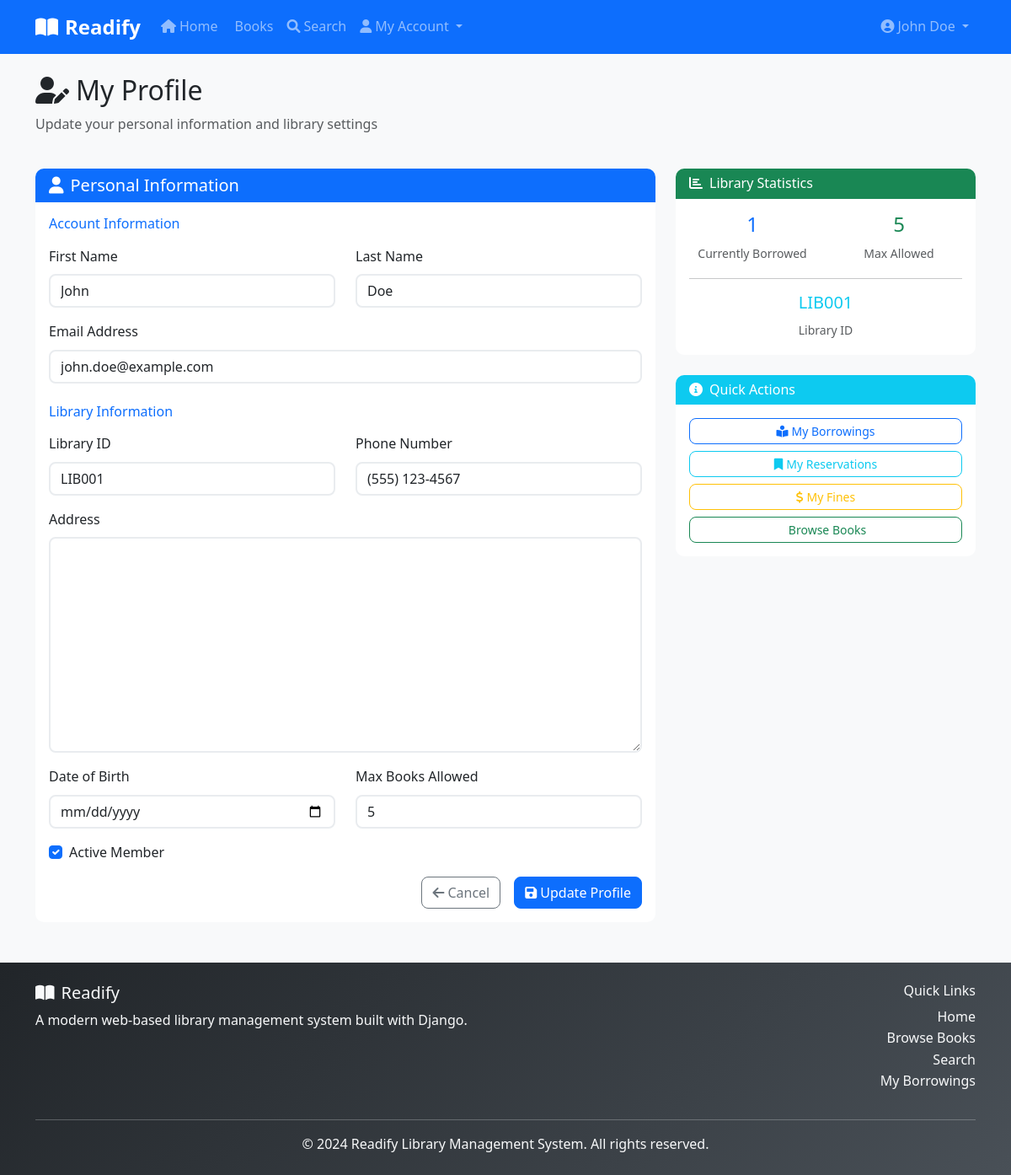
/profile/ (signed in), run on the app's committed database.
### library/models.py (models this page shows, shortened)
class Borrower(models.Model):
    user = models.OneToOneField(User, on_delete=models.CASCADE, related_name='borrower')
    library_id = models.CharField(max_length=20, unique=True)
    phone = models.CharField(max_length=15, blank=True)
    address = models.TextField(blank=True)
    date_of_birth = models.DateField(null=True, blank=True)
    membership_date = models.DateTimeField(auto_now_add=True)
    is_active = models.BooleanField(default=True)
    max_books_allowed = models.IntegerField(default=5, validators=[MinValueValidator(1)])
    class Meta:
        ordering = ['user__last_name', 'user__first_name']
    @property
    def current_borrowed_books(self):
        return self.borrowings.filter(return_date__isnull=True).count()

### library/views.py (the view)
# urls.py: path('profile/', views.profile_view, name='profile'),
@login_required
def profile_view(request):
    try:
        borrower = request.user.borrower
    except Borrower.DoesNotExist:
        messages.error(request, 'You need a borrower profile to access this page.')
        return redirect('library:home')
    if request.method == 'POST':
        form = BorrowerForm(request.POST, instance=borrower)
        if form.is_valid():
            form.save()
            messages.success(request, 'Profile updated successfully!')
            return redirect('library:profile')
    else:
        form = BorrowerForm(instance=borrower)
    return render(request, 'library/profile.html', {'form': form, 'borrower': borrower})

### library/forms.py (shortened to what this page needs)
class BorrowerForm(forms.ModelForm):
    email = forms.EmailField(required=True)
    first_name = forms.CharField(max_length=30, required=True)
    last_name = forms.CharField(max_length=30, required=True)
    class Meta:
        model = Borrower
        fields = ['library_id', 'phone', 'address', 'date_of_birth', 'is_active', 'max_books_allowed']
        widgets = {
            'date_of_birth': forms.DateInput(attrs={'type': 'date'}),
        }
    def __init__(self, *args, **kwargs):
        super().__init__(*args, **kwargs)
        if self.instance and self.instance.user:
            self.fields['email'].initial = self.instance.user.email
            self.fields['first_name'].initial = self.instance.user.first_name
            self.fields['last_name'].initial = self.instance.user.last_name

### templates/library/profile.html (shortened to what this page needs)
{% extends 'base.html' %}
{% load static %}
{% block content %}
<div class="container mt-4">
    <div class="row mb-4">
        <div class="col-12">
            <h2><i class="fas fa-user-edit me-2"></i>My Profile</h2>
            <p class="text-muted">Update your personal information and library settings</p>
        </div>
    </div>
    <div class="row">
        <div class="col-md-8">
            <div class="card">
                <div class="card-header bg-primary text-white">
                    <h5 class="mb-0"><i class="fas fa-user me-2"></i>Personal Information</h5>
                </div>
                <div class="card-body">
                    <form method="post">
                        <h6 class="text-primary mb-3">Account Information</h6>
                        <div class="row">
                            <div class="col-md-6 mb-3">
                                <label for="{{ form.first_name.id_for_label }}" class="form-label">First Name</label>
                                {{ form.first_name }}
                            </div>
                            <div class="col-md-6 mb-3">
                                <label for="{{ form.last_name.id_for_label }}" class="form-label">Last Name</label>
                                {{ form.last_name }}
                            </div>
                        </div>
                        <div class="mb-3">
                            <label for="{{ form.email.id_for_label }}" class="form-label">Email Address</label>
                            {{ form.email }}
                        </div>
                        <h6 class="text-primary mb-3 mt-4">Library Information</h6>
                        <div class="row">
                            <div class="col-md-6 mb-3">
                                <label for="{{ form.library_id.id_for_label }}" class="form-label">Library ID</label>
                                {{ form.library_id }}
                            </div>
                            <div class="col-md-6 mb-3">
                                <label for="{{ form.phone.id_for_label }}" class="form-label">Phone Number</label>
                                {{ form.phone }}
                            </div>
                        </div>
                        <div class="mb-3">
                            <label for="{{ form.address.id_for_label }}" class="form-label">Address</label>
                            {{ form.address }}
                        </div>
                        <div class="row">
                            <div class="col-md-6 mb-3">
                                <label for="{{ form.date_of_birth.id_for_label }}" class="form-label">Date of Birth</label>
                                {{ form.date_of_birth }}
                            </div>
                            <div class="col-md-6 mb-3">
                                <label for="{{ form.max_books_allowed.id_for_label }}" class="form-label">Max Books Allowed</label>
                                {{ form.max_books_allowed }}
                            </div>
                        </div>
                        <div class="mb-3">
                            <div class="form-check">
                                {{ form.is_active }}
                                <label class="form-check-label" for="{{ form.is_active.id_for_label }}">
                                    Active Member
                                </label>
                            </div>
                        </div>
                        <div class="d-grid gap-2 d-md-flex justify-content-md-end">
                            <a href="{% url 'library:home' %}" class="btn btn-outline-secondary me-md-2">
                                <i class="fas fa-arrow-left me-1"></i>Cancel
                            </a>
                            <button type="submit" class="btn btn-primary">
                                <i class="fas fa-save me-1"></i>Update Profile
                            </button>
                        </div>
                    </form>
                </div>
            </div>
        </div>
        <div class="col-md-4">
            <div class="card mb-4">
                <div class="card-header bg-success text-white">
                    <h6 class="mb-0"><i class="fas fa-chart-bar me-2"></i>Library Statistics</h6>
                </div>
                <div class="card-body">
                    <div class="row text-center">
                        <div class="col-6">
                            <h4 class="text-primary">{{ borrower.current_borrowed_books }}</h4>
                            <small class="text-muted">Currently Borrowed</small>
                        </div>
                        <div class="col-6">
                            <h4 class="text-success">{{ borrower.max_books_allowed }}</h4>
                            <small class="text-muted">Max Allowed</small>
                        </div>
                    </div>
                    <hr>
                    <div class="text-center">
                        <h5 class="text-info">{{ borrower.library_id }}</h5>
                        <small class="text-muted">Library ID</small>
                    </div>
                </div>
            </div>
            <div class="card">
                <div class="card-header bg-info text-white">
                    <h6 class="mb-0"><i class="fas fa-info-circle me-2"></i>Quick Actions</h6>
                </div>
                <div class="card-body">
                    <div class="d-grid gap-2">
                        <a href="{% url 'library:my_borrowings' %}" class="btn btn-outline-primary btn-sm">
                            <i class="fas fa-book-reader me-1"></i>My Borrowings
                        </a>
                        <a href="{% url 'library:my_reservations' %}" class="btn btn-outline-info btn-sm">
                            <i class="fas fa-bookmark me-1"></i>My Reservations
                        </a>
                        <a href="{% url 'library:my_fines' %}" class="btn btn-outline-warning btn-sm">
                            <i class="fas fa-dollar-sign me-1"></i>My Fines
                        </a>
                        <a href="{% url 'library:book_list' %}" class="btn btn-outline-success btn-sm">
                            Browse Books
                        </a>
                    </div>
                </div>
            </div>
        </div>
    </div>
</div>
{% endblock %}

### templates/base.html (shortened to what this page needs)
{% load static %}
<!DOCTYPE html>
<html lang="en">
<head>
    <link href="https://cdn.jsdelivr.net/npm/bootstrap@5.3.0/dist/css/bootstrap.min.css" rel="stylesheet">
    <link href="https://cdnjs.cloudflare.com/ajax/libs/font-awesome/6.0.0/css/all.min.css" rel="stylesheet">
    <link href="{% static 'css/style.css' %}" rel="stylesheet">
</head>
<body>
    <nav class="navbar navbar-expand-lg navbar-dark bg-primary">
        <div class="container">
            <a class="navbar-brand" href="{% url 'library:home' %}">
                <i class="fas fa-book-open me-2"></i>Readify
            </a>
            <div class="collapse navbar-collapse" id="navbarNav">
                <ul class="navbar-nav me-auto">
                    <li class="nav-item">
                        <a class="nav-link" href="{% url 'library:home' %}">
                            <i class="fas fa-home me-1"></i>Home
                        </a>
                    </li>
                    <li class="nav-item">
                        <a class="nav-link" href="{% url 'library:book_list' %}">
                            Books
                        </a>
                    </li>
                    <li class="nav-item">
                        <a class="nav-link" href="{% url 'library:search' %}">
                            <i class="fas fa-search me-1"></i>Search
                        </a>
                    </li>
                    {% if user.is_authenticated %}
                        <li class="nav-item dropdown">
                            <a class="nav-link dropdown-toggle" href="#" role="button" data-bs-toggle="dropdown">
                                <i class="fas fa-user me-1"></i>My Account
                            </a>
                        </li>
                    {% endif %}
                </ul>
                <ul class="navbar-nav">
                    {% if user.is_authenticated %}
                        <li class="nav-item dropdown">
                            <a class="nav-link dropdown-toggle" href="#" role="button" data-bs-toggle="dropdown">
                                <i class="fas fa-user-circle me-1"></i>{{ user.get_full_name|default:user.username }}
                            </a>
                        </li>
                    {% endif %}
                </ul>
            </div>
        </div>
    </nav>
    <main class="container-fluid">
        {% block content %}{% endblock %}
    </main>
    <footer class="bg-dark text-light mt-5 py-4">
        <div class="container">
            <div class="row">
                <div class="col-md-6">
                    <h5><i class="fas fa-book-open me-2"></i>Readify</h5>
                    <p class="mb-0">A modern web-based library management system built with Django.</p>
                </div>
                <div class="col-md-6 text-md-end">
                    <h6>Quick Links</h6>
                    <ul class="list-unstyled">
                        <li><a href="{% url 'library:home' %}" class="text-light">Home</a></li>
                        <li><a href="{% url 'library:book_list' %}" class="text-light">Browse Books</a></li>
                        <li><a href="{% url 'library:search' %}" class="text-light">Search</a></li>
                        {% if user.is_authenticated %}
                            <li><a href="{% url 'library:my_borrowings' %}" class="text-light">My Borrowings</a></li>
                        {% endif %}
                    </ul>
                </div>
            </div>
            <hr class="my-3">
            <div class="row">
                <div class="col-12 text-center">
                    <p class="mb-0">&copy; 2024 Readify Library Management System. All rights reserved.</p>
                </div>
            </div>
        </div>
    </footer>
</body>
</html>

### static/css/style.css (style rules this page uses)
:root { --primary-color: #0d6efd; --secondary-color: #6c757d; --success-color: #198754; --danger-color: #dc3545; --warning-color: #ffc107; --info-color: #0dcaf0; --light-color: #f8f9fa; --dark-color: #212529; }
body { font-family: 'Segoe UI', Tahoma, Geneva, Verdana, sans-serif; line-height: 1.6; background-color: #f8f9fa; }
.navbar-brand { font-weight: bold; font-size: 1.5rem; }
.navbar-nav .nav-link { font-weight: 500; transition: color 0.3s ease; }
.card { border: none; border-radius: 10px; transition: transform 0.3s ease, box-shadow 0.3s ease; }
.card-header { border-radius: 10px 10px 0 0 !important; border-bottom: none; }
.btn { border-radius: 8px; font-weight: 500; transition: all 0.3s ease; }
.form-control, .form-select { border-radius: 8px; border: 2px solid #e9ecef; transition: border-color 0.3s ease, box-shadow 0.3s ease; }
footer { background: linear-gradient(135deg, var(--dark-color) 0%, #495057 100%); margin-top: auto; }
footer a { color: rgba(255, 255, 255, 0.8); text-decoration: none; transition: color 0.3s ease; }

### data on the page
Borrower: library_id "LIB001", phone "(555) 123-4567", max_books_allowed "5", is_active "☑", current_borrowed_books "1"

### other printed values
{{ user.get_full_name|default:user.username }} "John Doe"
